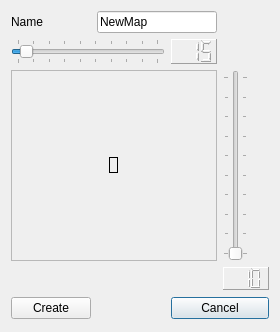
<?xml version="1.0" encoding="UTF-8"?>
<ui version="4.0">
 <class>DialogNew</class>
 <widget class="QDialog" name="DialogNew">
  <property name="geometry">
   <rect>
    <x>0</x>
    <y>0</y>
    <width>280</width>
    <height>332</height>
   </rect>
  </property>
  <property name="windowTitle">
   <string>DialogNew</string>
  </property>
  <layout class="QGridLayout" name="gridLayout">
   <item row="0" column="0">
    <widget class="QLabel" name="label">
     <property name="text">
      <string>Name</string>
     </property>
    </widget>
   </item>
   <item row="0" column="1" colspan="2">
    <widget class="QLineEdit" name="lineEdit">
     <property name="text">
      <string>NewMap</string>
     </property>
    </widget>
   </item>
   <item row="1" column="2">
    <widget class="QLCDNumber" name="lcdNumber_2">
     <property name="frameShape">
      <enum>QFrame::Panel</enum>
     </property>
     <property name="frameShadow">
      <enum>QFrame::Raised</enum>
     </property>
     <property name="digitCount">
      <number>3</number>
     </property>
     <property name="segmentStyle">
      <enum>QLCDNumber::Outline</enum>
     </property>
     <property name="intValue" stdset="0">
      <number>15</number>
     </property>
    </widget>
   </item>
   <item row="2" column="3">
    <widget class="QSlider" name="verticalSlider">
     <property name="minimum">
      <number>10</number>
     </property>
     <property name="maximum">
      <number>100</number>
     </property>
     <property name="singleStep">
      <number>10</number>
     </property>
     <property name="value">
      <number>10</number>
     </property>
     <property name="sliderPosition">
      <number>10</number>
     </property>
     <property name="orientation">
      <enum>Qt::Vertical</enum>
     </property>
     <property name="tickPosition">
      <enum>QSlider::TicksBothSides</enum>
     </property>
     <property name="tickInterval">
      <number>10</number>
     </property>
    </widget>
   </item>
   <item row="3" column="3">
    <widget class="QLCDNumber" name="lcdNumber">
     <property name="frameShape">
      <enum>QFrame::Panel</enum>
     </property>
     <property name="frameShadow">
      <enum>QFrame::Raised</enum>
     </property>
     <property name="digitCount">
      <number>3</number>
     </property>
     <property name="segmentStyle">
      <enum>QLCDNumber::Outline</enum>
     </property>
     <property name="intValue" stdset="0">
      <number>10</number>
     </property>
    </widget>
   </item>
   <item row="4" column="1">
    <spacer name="horizontalSpacer">
     <property name="orientation">
      <enum>Qt::Horizontal</enum>
     </property>
     <property name="sizeHint" stdset="0">
      <size>
       <width>175</width>
       <height>25</height>
      </size>
     </property>
    </spacer>
   </item>
   <item row="4" column="2" colspan="2">
    <widget class="QPushButton" name="cancelButton">
     <property name="text">
      <string>Cancel</string>
     </property>
    </widget>
   </item>
   <item row="2" column="0" colspan="3">
    <widget class="QFrame" name="frame">
     <property name="frameShape">
      <enum>QFrame::StyledPanel</enum>
     </property>
     <property name="frameShadow">
      <enum>QFrame::Raised</enum>
     </property>
     <layout class="QGridLayout" name="gridLayout_2">
      <item row="0" column="0">
       <widget class="QLabel" name="label_2">
        <property name="sizePolicy">
         <sizepolicy hsizetype="Fixed" vsizetype="Fixed">
          <horstretch>0</horstretch>
          <verstretch>0</verstretch>
         </sizepolicy>
        </property>
        <property name="frameShape">
         <enum>QFrame::Box</enum>
        </property>
        <property name="text">
         <string/>
        </property>
        <property name="pixmap">
         <pixmap>../../../../../media/SATA500/Pictures/APictures/Ha_5.gif</pixmap>
        </property>
        <property name="scaledContents">
         <bool>true</bool>
        </property>
       </widget>
      </item>
     </layout>
    </widget>
   </item>
   <item row="4" column="0">
    <widget class="QPushButton" name="createButton">
     <property name="text">
      <string>Create</string>
     </property>
    </widget>
   </item>
   <item row="1" column="0" colspan="2">
    <widget class="QSlider" name="horizontalSlider">
     <property name="minimum">
      <number>10</number>
     </property>
     <property name="maximum">
      <number>100</number>
     </property>
     <property name="singleStep">
      <number>10</number>
     </property>
     <property name="value">
      <number>15</number>
     </property>
     <property name="sliderPosition">
      <number>15</number>
     </property>
     <property name="tracking">
      <bool>false</bool>
     </property>
     <property name="orientation">
      <enum>Qt::Horizontal</enum>
     </property>
     <property name="invertedAppearance">
      <bool>false</bool>
     </property>
     <property name="invertedControls">
      <bool>false</bool>
     </property>
     <property name="tickPosition">
      <enum>QSlider::TicksBothSides</enum>
     </property>
     <property name="tickInterval">
      <number>10</number>
     </property>
    </widget>
   </item>
  </layout>
 </widget>
 <resources/>
 <connections>
  <connection>
   <sender>verticalSlider</sender>
   <signal>valueChanged(int)</signal>
   <receiver>lcdNumber</receiver>
   <slot>display(int)</slot>
   <hints>
    <hint type="sourcelabel">
     <x>343</x>
     <y>162</y>
    </hint>
    <hint type="destinationlabel">
     <x>376</x>
     <y>446</y>
    </hint>
   </hints>
  </connection>
  <connection>
   <sender>horizontalSlider</sender>
   <signal>valueChanged(int)</signal>
   <receiver>lcdNumber_2</receiver>
   <slot>display(int)</slot>
   <hints>
    <hint type="sourcelabel">
     <x>147</x>
     <y>51</y>
    </hint>
    <hint type="destinationlabel">
     <x>306</x>
     <y>60</y>
    </hint>
   </hints>
  </connection>
  <connection>
   <sender>cancelButton</sender>
   <signal>clicked()</signal>
   <receiver>DialogNew</receiver>
   <slot>reject()</slot>
   <hints>
    <hint type="sourcelabel">
     <x>312</x>
     <y>471</y>
    </hint>
    <hint type="destinationlabel">
     <x>254</x>
     <y>471</y>
    </hint>
   </hints>
  </connection>
  <connection>
   <sender>createButton</sender>
   <signal>clicked()</signal>
   <receiver>DialogNew</receiver>
   <slot>accept()</slot>
   <hints>
    <hint type="sourcelabel">
     <x>75</x>
     <y>474</y>
    </hint>
    <hint type="destinationlabel">
     <x>125</x>
     <y>476</y>
    </hint>
   </hints>
  </connection>
 </connections>
</ui>
